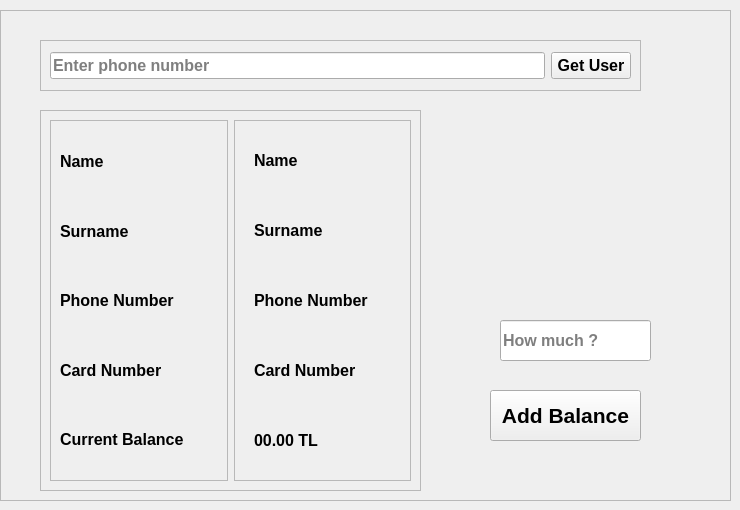
            <widget class="QWidget" name="add_balance">
             <widget class="QFrame" name="add_balance_frame">
              <property name="geometry">
               <rect>
                <x>0</x>
                <y>10</y>
                <width>731</width>
                <height>491</height>
               </rect>
              </property>
              <property name="frameShape">
               <enum>QFrame::StyledPanel</enum>
              </property>
              <property name="frameShadow">
               <enum>QFrame::Raised</enum>
              </property>
              <widget class="QFrame" name="frame_19">
               <property name="geometry">
                <rect>
                 <x>40</x>
                 <y>30</y>
                 <width>601</width>
                 <height>51</height>
                </rect>
               </property>
               <property name="frameShape">
                <enum>QFrame::StyledPanel</enum>
               </property>
               <property name="frameShadow">
                <enum>QFrame::Raised</enum>
               </property>
               <layout class="QHBoxLayout" name="horizontalLayout_13">
                <item>
                 <widget class="QLineEdit" name="add_balance_frame_get_user_entry">
                  <property name="font">
                   <font>
                    <pointsize>12</pointsize>
                    <weight>75</weight>
                    <bold>true</bold>
                   </font>
                  </property>
                  <property name="placeholderText">
                   <string>Enter phone number</string>
                  </property>
                 </widget>
                </item>
                <item>
                 <widget class="QPushButton" name="add_balance_frame_get_user_entry_button">
                  <property name="font">
                   <font>
                    <pointsize>12</pointsize>
                    <weight>75</weight>
                    <bold>true</bold>
                   </font>
                  </property>
                  <property name="text">
                   <string>Get User</string>
                  </property>
                 </widget>
                </item>
               </layout>
              </widget>
              <widget class="QFrame" name="frame_20">
               <property name="geometry">
                <rect>
                 <x>40</x>
                 <y>100</y>
                 <width>381</width>
                 <height>381</height>
                </rect>
               </property>
               <property name="frameShape">
                <enum>QFrame::StyledPanel</enum>
               </property>
               <property name="frameShadow">
                <enum>QFrame::Raised</enum>
               </property>
               <layout class="QHBoxLayout" name="horizontalLayout_14">
                <item>
                 <widget class="QFrame" name="frame_21">
                  <property name="font">
                   <font>
                    <pointsize>12</pointsize>
                    <weight>75</weight>
                    <bold>true</bold>
                   </font>
                  </property>
                  <property name="frameShape">
                   <enum>QFrame::StyledPanel</enum>
                  </property>
                  <property name="frameShadow">
                   <enum>QFrame::Raised</enum>
                  </property>
                  <layout class="QVBoxLayout" name="verticalLayout_11">
                   <item>
                    <widget class="QLabel" name="label_28">
                     <property name="font">
                      <font>
                       <pointsize>12</pointsize>
                       <weight>75</weight>
                       <bold>true</bold>
                      </font>
                     </property>
                     <property name="text">
                      <string>Name</string>
                     </property>
                    </widget>
                   </item>
                   <item>
                    <widget class="QLabel" name="label_29">
                     <property name="font">
                      <font>
                       <pointsize>12</pointsize>
                       <weight>75</weight>
                       <bold>true</bold>
                      </font>
                     </property>
                     <property name="text">
                      <string>Surname</string>
                     </property>
                    </widget>
                   </item>
                   <item>
                    <widget class="QLabel" name="label_30">
                     <property name="font">
                      <font>
                       <pointsize>12</pointsize>
                       <weight>75</weight>
                       <bold>true</bold>
                      </font>
                     </property>
                     <property name="text">
                      <string>Phone Number</string>
                     </property>
                    </widget>
                   </item>
                   <item>
                    <widget class="QLabel" name="label_31">
                     <property name="font">
                      <font>
                       <pointsize>12</pointsize>
                       <weight>75</weight>
                       <bold>true</bold>
                      </font>
                     </property>
                     <property name="text">
                      <string>Card Number</string>
                     </property>
                    </widget>
                   </item>
                   <item>
                    <widget class="QLabel" name="label_32">
                     <property name="font">
                      <font>
                       <pointsize>12</pointsize>
                       <weight>75</weight>
                       <bold>true</bold>
                      </font>
                     </property>
                     <property name="text">
                      <string>Current Balance</string>
                     </property>
                    </widget>
                   </item>
                  </layout>
                 </widget>
                </item>
                <item>
                 <widget class="QFrame" name="frame_22">
                  <property name="frameShape">
                   <enum>QFrame::StyledPanel</enum>
                  </property>
                  <property name="frameShadow">
                   <enum>QFrame::Raised</enum>
                  </property>
                  <widget class="QLabel" name="add_balance_frame_balance">
                   <property name="geometry">
                    <rect>
                     <x>20</x>
                     <y>310</y>
                     <width>121</width>
                     <height>21</height>
                    </rect>
                   </property>
                   <property name="font">
                    <font>
                     <pointsize>12</pointsize>
                     <weight>75</weight>
                     <bold>true</bold>
                    </font>
                   </property>
                   <property name="text">
                    <string>00.00 TL</string>
                   </property>
                  </widget>
                  <widget class="QLabel" name="add_balance_frame_name">
                   <property name="geometry">
                    <rect>
                     <x>20</x>
                     <y>30</y>
                     <width>121</width>
                     <height>21</height>
                    </rect>
                   </property>
                   <property name="font">
                    <font>
                     <pointsize>12</pointsize>
                     <weight>75</weight>
                     <bold>true</bold>
                    </font>
                   </property>
                   <property name="text">
                    <string>Name</string>
                   </property>
                  </widget>
                  <widget class="QLabel" name="add_balance_frame_surname">
                   <property name="geometry">
                    <rect>
                     <x>20</x>
                     <y>100</y>
                     <width>121</width>
                     <height>21</height>
                    </rect>
                   </property>
                   <property name="font">
                    <font>
                     <pointsize>12</pointsize>
                     <weight>75</weight>
                     <bold>true</bold>
                    </font>
                   </property>
                   <property name="text">
                    <string>Surname</string>
                   </property>
                  </widget>
                  <widget class="QLabel" name="add_balance_frame_phone_number">
                   <property name="geometry">
                    <rect>
                     <x>20</x>
                     <y>170</y>
                     <width>121</width>
                     <height>21</height>
                    </rect>
                   </property>
                   <property name="font">
                    <font>
                     <pointsize>12</pointsize>
                     <weight>75</weight>
                     <bold>true</bold>
                    </font>
                   </property>
                   <property name="text">
                    <string>Phone Number</string>
                   </property>
                  </widget>
                  <widget class="QLabel" name="add_balance_frame_card_number">
                   <property name="geometry">
                    <rect>
                     <x>20</x>
                     <y>240</y>
                     <width>121</width>
                     <height>21</height>
                    </rect>
                   </property>
                   <property name="font">
                    <font>
                     <pointsize>12</pointsize>
                     <weight>75</weight>
                     <bold>true</bold>
                    </font>
                   </property>
                   <property name="text">
                    <string>Card Number</string>
                   </property>
                  </widget>
                 </widget>
                </item>
               </layout>
              </widget>
              <widget class="QPushButton" name="add_balance_user_frame_delete_button">
               <property name="geometry">
                <rect>
                 <x>490</x>
                 <y>380</y>
                 <width>151</width>
                 <height>51</height>
                </rect>
               </property>
               <property name="font">
                <font>
                 <pointsize>16</pointsize>
                 <weight>75</weight>
                 <bold>true</bold>
                </font>
               </property>
               <property name="text">
                <string>Add Balance</string>
               </property>
              </widget>
              <widget class="QLabel" name="add_balance_frame_warning_label">
               <property name="geometry">
                <rect>
                 <x>450</x>
                 <y>450</y>
                 <width>251</width>
                 <height>21</height>
                </rect>
               </property>
               <property name="font">
                <font>
                 <pointsize>12</pointsize>
                </font>
               </property>
               <property name="text">
                <string/>
               </property>
              </widget>
              <widget class="QLineEdit" name="add_balance_frame_how_much">
               <property name="geometry">
                <rect>
                 <x>500</x>
                 <y>310</y>
                 <width>151</width>
                 <height>41</height>
                </rect>
               </property>
               <property name="font">
                <font>
                 <pointsize>12</pointsize>
                 <weight>75</weight>
                 <bold>true</bold>
                </font>
               </property>
               <property name="placeholderText">
                <string>How much ?</string>
               </property>
              </widget>
             </widget>
            </widget>
